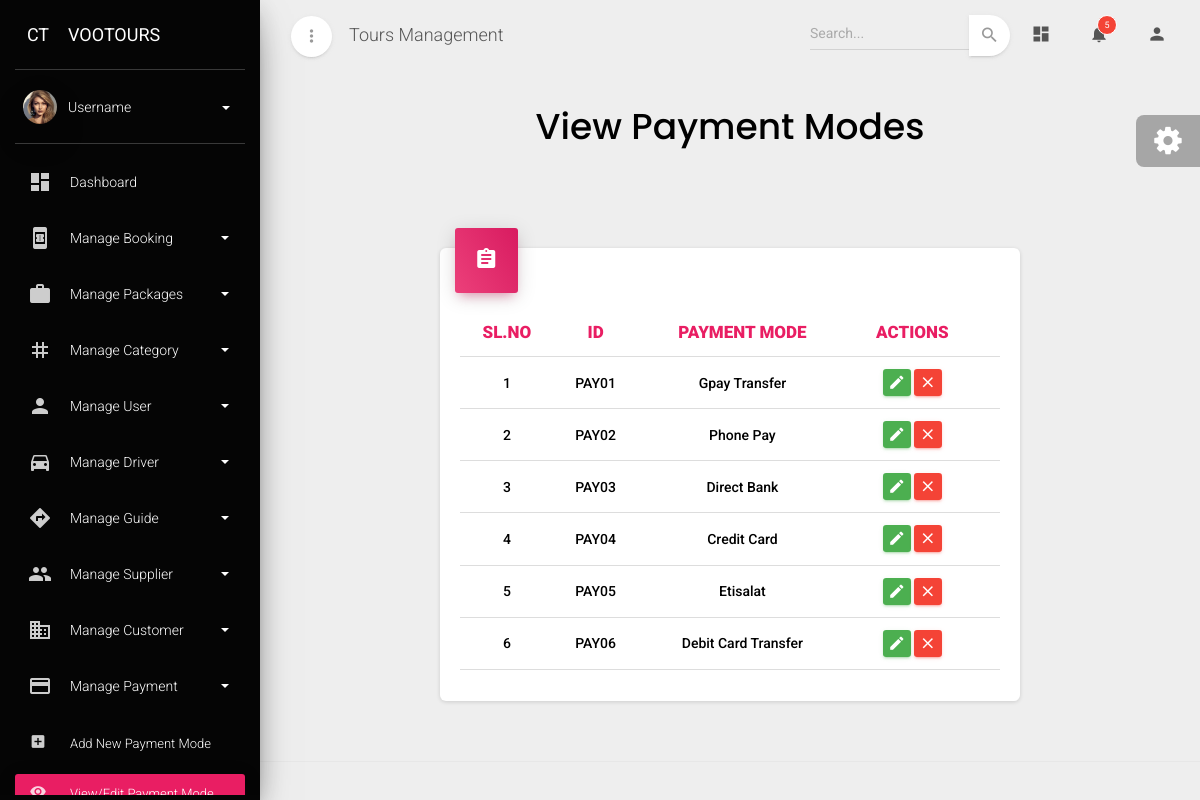
Before: /viewpayment with the older database file.
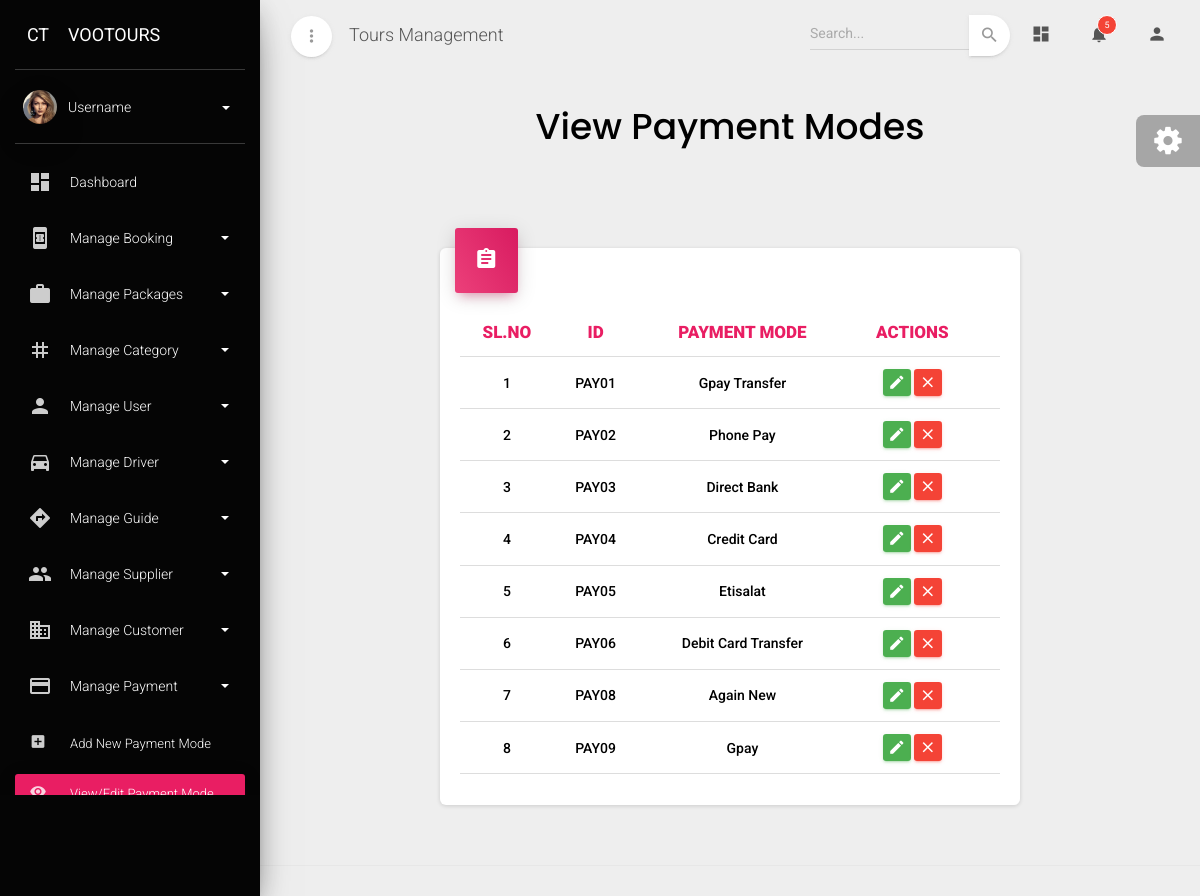
After: the same page with the newer database file.
### admin_dashboard/models.py (models this page shows, shortened)
class Payment_mode(models.Model):
    payment_id=models.CharField(max_length=10,primary_key=True,editable=False)
    payment_mode=models.CharField(max_length=50,unique=True)

### admin_dashboard/views.py (the view)
# urls.py: path('viewpayment',view_payment,name='viewpayment'),
def view_payment(request):
    data=Payment_mode.objects.all()
    return render(request,'viewpayment.html',{'data':data})

### admin_dashboard/templates/viewpayment.html (shortened to what this page needs)
{% extends "base.html" %}
{% block content %}
<div class="content">
  <div class="container-fluid">
    <div class="row text-center">
      <h2
        class="font-weight-bold"
        style="font-family: poppins, serif; color: #000"
      >
        View Payment Modes
      </h2>
    </div>
    <div class="row mt-2">
      <div class="mt-5">
        <div class="row" id="supplier-allocation-content">
          <div class="col-2"></div>
          <div class="col-lg-8 col-md-12 col-md-12">
            <div class="card">
              <div class="card-header card-header-rose card-header-icon">
                <div class="card-icon">
                  <i class="material-icons">assignment</i>
                </div>
              </div>
              <div class="card-body">
                <div class="table-responsive">
                  <table class="table">
                    <thead>
                      <tr>
                        <th class="text-center  text-rose" style="font-weight: 900;" >SL.NO</th>
                        <th class="text-center  text-rose" style="font-weight: 900;" >ID</th>
                        <th class="text-center  text-rose" style="font-weight: 900;" >PAYMENT MODE</th>
                        <th class="text-center  text-rose" style="font-weight: 900;" >ACTIONS</th>
                        <th class="text-center  text-rose" style="font-weight: 900;" ></th>
                      </tr>
                    </thead>
                    <tbody>
                      {% for i in data %}
                      <tr>
                        <tr>
                          <td class="text-center" style="font-weight: 500;">{{forloop.counter}}</td>
                          <td class="text-center text-capitalize" style="font-weight: 500;">{{i.payment_id}}</td>
                          <td class="text-center text-capitalize" style="font-weight: 500;">{{i.payment_mode}}</td>
                          <td class="td-actions text-center">
                            <button type="button" rel="tooltip" class="btn btn-success" data-toggle="modal" data-target="#editModal{{i.payment_id}}" onclick="openEditModal('{{i.payment_id}}')"> <i class="material-icons">edit</i> </button>
                            <button type="button" rel="tooltip" class="btn btn-danger" data-toggle="modal" data-target="#deleteModal{{i.payment_id}}" onclick="openDeleteModal('{{i.payment_id}}')"> <i class="material-icons">close</i> </button>
                          </td>
                          <td class="text-center text-capitalize" style="font-weight: 500;"></td>
                      </tr>
                      {% endfor %}
                    </tbody>
                  </table>
                </div>
              </div>
            </div>
          </div>
          <div class="col-2"></div>
        </div>
      </div>
    </div>
  </div>
</div>
{% endblock content %}

Changed rows visible on the page:
added Payment_mode: payment_id "PAY08", payment_mode "Again New"
added Payment_mode: payment_id "PAY09", payment_mode "Gpay"
